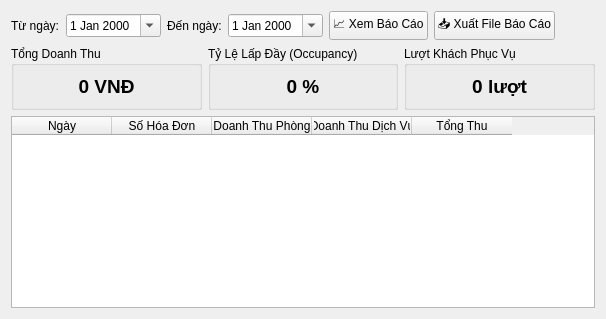
      <widget class="QWidget" name="tabReports">
       <attribute name="title">
        <string>📊 Thống Kê &amp; Báo Cáo</string>
       </attribute>
       <layout class="QVBoxLayout" name="tab4MainLayout">
        <item>
         <layout class="QHBoxLayout" name="reportFilterLayout">
          <item>
           <widget class="QLabel" name="lblFromDate">
            <property name="text">
             <string>Từ ngày:</string>
            </property>
           </widget>
          </item>
          <item>
           <widget class="QDateEdit" name="dtReportFrom">
            <property name="calendarPopup">
             <bool>true</bool>
            </property>
           </widget>
          </item>
          <item>
           <widget class="QLabel" name="lblToDate">
            <property name="text">
             <string>Đến ngày:</string>
            </property>
           </widget>
          </item>
          <item>
           <widget class="QDateEdit" name="dtReportTo">
            <property name="calendarPopup">
             <bool>true</bool>
            </property>
           </widget>
          </item>
          <item>
           <widget class="QPushButton" name="btnGenerateReport">
            <property name="text">
             <string>📈 Xem Báo Cáo</string>
            </property>
           </widget>
          </item>
          <item>
           <widget class="QPushButton" name="btnExportReportExcel">
            <property name="text">
             <string>📥 Xuất File Báo Cáo</string>
            </property>
           </widget>
          </item>
          <item>
           <spacer name="spacerTab4">
            <property name="orientation">
             <enum>Qt::Orientation::Horizontal</enum>
            </property>
            <property name="sizeHint" stdset="0">
             <size>
              <width>40</width>
              <height>20</height>
             </size>
            </property>
           </spacer>
          </item>
         </layout>
        </item>
        <item>
         <layout class="QHBoxLayout" name="kpiCardsLayout">
          <item>
           <widget class="QGroupBox" name="grpKPI1">
            <property name="title">
             <string>Tổng Doanh Thu</string>
            </property>
            <layout class="QVBoxLayout" name="kpi1VLayout">
             <item>
              <widget class="QLabel" name="lblTotalRevenueVal">
               <property name="font">
                <font>
                 <pointsize>14</pointsize>
                 <bold>true</bold>
                </font>
               </property>
               <property name="text">
                <string>0 VNĐ</string>
               </property>
               <property name="alignment">
                <set>Qt::AlignmentFlag::AlignCenter</set>
               </property>
              </widget>
             </item>
            </layout>
           </widget>
          </item>
          <item>
           <widget class="QGroupBox" name="grpKPI2">
            <property name="title">
             <string>Tỷ Lệ Lấp Đầy (Occupancy)</string>
            </property>
            <layout class="QVBoxLayout" name="kpi2VLayout">
             <item>
              <widget class="QLabel" name="lblOccupancyVal">
               <property name="font">
                <font>
                 <pointsize>14</pointsize>
                 <bold>true</bold>
                </font>
               </property>
               <property name="text">
                <string>0 %</string>
               </property>
               <property name="alignment">
                <set>Qt::AlignmentFlag::AlignCenter</set>
               </property>
              </widget>
             </item>
            </layout>
           </widget>
          </item>
          <item>
           <widget class="QGroupBox" name="grpKPI3">
            <property name="title">
             <string>Lượt Khách Phục Vụ</string>
            </property>
            <layout class="QVBoxLayout" name="kpi3VLayout">
             <item>
              <widget class="QLabel" name="lblGuestCountVal">
               <property name="font">
                <font>
                 <pointsize>14</pointsize>
                 <bold>true</bold>
                </font>
               </property>
               <property name="text">
                <string>0 lượt</string>
               </property>
               <property name="alignment">
                <set>Qt::AlignmentFlag::AlignCenter</set>
               </property>
              </widget>
             </item>
            </layout>
           </widget>
          </item>
         </layout>
        </item>
        <item>
         <widget class="QTableWidget" name="tableReportDetail">
          <property name="alternatingRowColors">
           <bool>true</bool>
          </property>
          <column>
           <property name="text">
            <string>Ngày</string>
           </property>
          </column>
          <column>
           <property name="text">
            <string>Số Hóa Đơn</string>
           </property>
          </column>
          <column>
           <property name="text">
            <string>Doanh Thu Phòng</string>
           </property>
          </column>
          <column>
           <property name="text">
            <string>Doanh Thu Dịch Vụ</string>
           </property>
          </column>
          <column>
           <property name="text">
            <string>Tổng Thu</string>
           </property>
          </column>
         </widget>
        </item>
       </layout>
      </widget>
